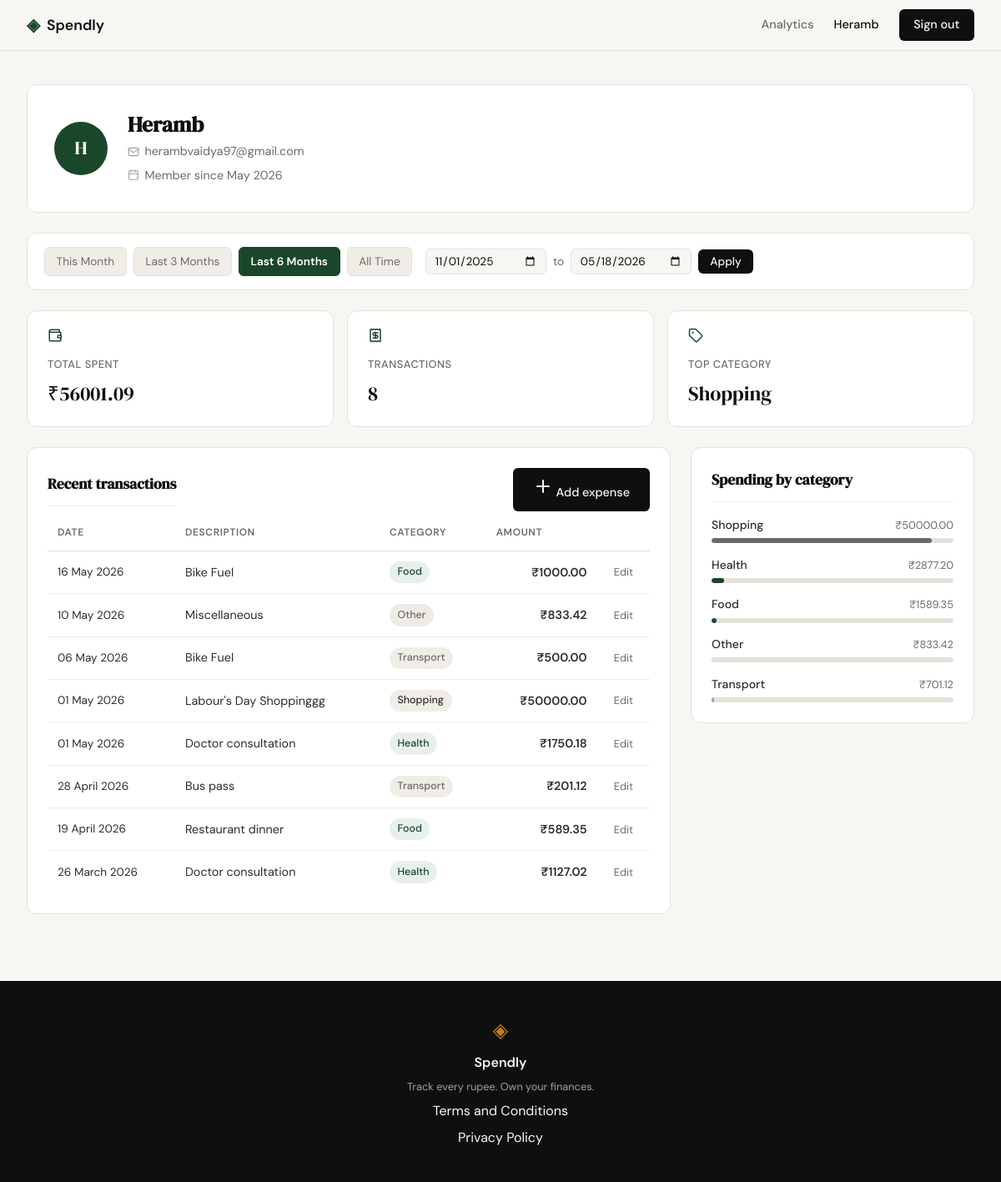
Page /profile?date_from=2025-11-01&date_to=2026-05-18 (signed in) on the committed database.
### tables this page shows
CREATE TABLE users (
            id            INTEGER PRIMARY KEY AUTOINCREMENT,
            name          TEXT    NOT NULL,
            email         TEXT    UNIQUE NOT NULL,
            password_hash TEXT    NOT NULL,
            created_at    TEXT    DEFAULT (datetime('now'))
        );

CREATE TABLE expenses (
            id          INTEGER PRIMARY KEY AUTOINCREMENT,
            user_id     INTEGER NOT NULL,
            amount      REAL    NOT NULL,
            category    TEXT    NOT NULL,
            date        TEXT    NOT NULL,
            description TEXT,
            created_at  TEXT    DEFAULT (datetime('now')),
            FOREIGN KEY (user_id) REFERENCES users(id)
        );

### app.py (the view)
@app.route("/profile")
def profile():
    if not session.get("user_id"):
        return redirect(url_for("login"))
    date_from = _parse_date(request.args.get("date_from", ""))
    date_to = _parse_date(request.args.get("date_to", ""))
    if date_from and date_to and date_from > date_to:
        flash("Start date must be before end date.", "warning")
        date_from = date_to = None
    today = date.today()
    today_str = today.isoformat()
    preset_starts = {
        "this_month":    _month_start(today, 0).isoformat(),
        "last_3_months": _month_start(today, 3).isoformat(),
        "last_6_months": _month_start(today, 6).isoformat(),
    }
    active_preset = "all_time"
    if date_from and date_to:
        for key, start_iso in preset_starts.items():
            if date_from.isoformat() == start_iso and date_to.isoformat() == today_str:
                active_preset = key
                break
        else:
            active_preset = "custom"
    date_from_iso = date_from.isoformat() if date_from else None
    date_to_iso = date_to.isoformat() if date_to else None
    user_id = session["user_id"]
    user = get_user_by_id(user_id)
    stats = get_summary_stats(user_id, date_from=date_from_iso, date_to=date_to_iso)
    transactions = get_recent_transactions(user_id, date_from=date_from_iso, date_to=date_to_iso)
    categories = get_category_breakdown(user_id, date_from=date_from_iso, date_to=date_to_iso)
    return render_template(
        "profile.html",
        user=user, stats=stats, transactions=transactions, categories=categories,
        date_from=date_from_iso or "",
        date_to=date_to_iso or "",
        active_preset=active_preset,
        preset_starts=preset_starts,
        today_str=today_str,
    )

### app.py (called while the page is built)
def _parse_date(val):
    try:
        return datetime.strptime(val, "%Y-%m-%d").date() if val else None
    except ValueError:
        return None

def _month_start(today, months_back):
    m, y = today.month - months_back, today.year
    while m <= 0:
        m += 12
        y -= 1
    return date(y, m, 1)

### database/db.py (called while the page is built)
def get_db():
    conn = sqlite3.connect(DB_PATH)
    conn.row_factory = sqlite3.Row
    conn.execute("PRAGMA foreign_keys = ON")
    return conn

### database/queries.py (called while the page is built)
def _date_filter(date_from, date_to):
    if date_from and date_to:
        return " AND date BETWEEN ? AND ?", (date_from, date_to)
    return "", ()

def get_user_by_id(user_id):
    conn = get_db()
    row = conn.execute(
        "SELECT name, email, created_at FROM users WHERE id = ?", (user_id,)
    ).fetchone()
    conn.close()
    if row is None:
        return None
    raw = row["created_at"]   # "YYYY-MM-DD HH:MM:SS"
    member_since = f"{MONTH_NAMES[int(raw[5:7])]} {raw[0:4]}"
    initials = "".join(w[0].upper() for w in row["name"].split() if w)[:2]
    return {"name": row["name"], "email": row["email"],
            "initials": initials, "member_since": member_since}

def get_summary_stats(user_id, date_from=None, date_to=None):
    conn = get_db()
    date_clause, date_params = _date_filter(date_from, date_to)
    agg = conn.execute(
        "SELECT COALESCE(SUM(amount), 0) AS total, COUNT(*) AS cnt "
        "FROM expenses WHERE user_id = ?" + date_clause,
        (user_id,) + date_params
    ).fetchone()
    top = conn.execute(
        "SELECT category FROM expenses WHERE user_id = ?" + date_clause +
        " GROUP BY category ORDER BY SUM(amount) DESC LIMIT 1",
        (user_id,) + date_params
    ).fetchone()
    conn.close()
    return {
        "total_spent":       f"₹{agg['total']:.2f}",
        "transaction_count": agg["cnt"],
        "top_category":      top["category"] if top else "—",
    }

### templates/profile.html (shortened to what this page needs)
{% extends "base.html" %}
{% block content %}
<div class="profile-page">
    <div class="profile-hero">
        <div class="profile-avatar">{{ user.initials }}</div>
        <div class="profile-hero-info">
            <h1 class="profile-name">{{ user.name }}</h1>
            <div class="profile-meta">
                <i data-lucide="mail"></i>
                <span>{{ user.email }}</span>
            </div>
            <div class="profile-meta">
                <i data-lucide="calendar"></i>
                <span>Member since {{ user.member_since }}</span>
            </div>
        </div>
    </div>
    <div class="filter-bar">
        <div class="filter-presets">
            <a href="{{ url_for('profile', date_from=preset_starts.this_month, date_to=today_str) }}"
               class="filter-btn{% if active_preset == 'this_month' %} filter-btn--active{% endif %}">This Month</a>
            <a href="{{ url_for('profile', date_from=preset_starts.last_3_months, date_to=today_str) }}"
               class="filter-btn{% if active_preset == 'last_3_months' %} filter-btn--active{% endif %}">Last 3 Months</a>
            <a href="{{ url_for('profile', date_from=preset_starts.last_6_months, date_to=today_str) }}"
               class="filter-btn{% if active_preset == 'last_6_months' %} filter-btn--active{% endif %}">Last 6 Months</a>
            <a href="{{ url_for('profile') }}"
               class="filter-btn{% if active_preset == 'all_time' %} filter-btn--active{% endif %}">All Time</a>
        </div>
        <form class="filter-custom" method="GET" action="{{ url_for('profile') }}">
            <input class="form-input filter-date" type="date" name="date_from" value="{{ date_from }}">
            <span class="filter-sep">to</span>
            <input class="form-input filter-date" type="date" name="date_to" value="{{ date_to }}">
            <button class="btn-primary filter-apply" type="submit">Apply</button>
        </form>
    </div>
    <div class="profile-stats">
        <div class="profile-stat-card">
            <div class="profile-stat-icon"><i data-lucide="wallet"></i></div>
            <span class="profile-stat-label">Total spent</span>
            <span class="profile-stat-value">{{ stats.total_spent }}</span>
        </div>
        <div class="profile-stat-card">
            <div class="profile-stat-icon"><i data-lucide="receipt"></i></div>
            <span class="profile-stat-label">Transactions</span>
            <span class="profile-stat-value">{{ stats.transaction_count }}</span>
        </div>
        <div class="profile-stat-card">
            <div class="profile-stat-icon"><i data-lucide="tag"></i></div>
            <span class="profile-stat-label">Top category</span>
            <span class="profile-stat-value">{{ stats.top_category }}</span>
        </div>
    </div>
    <div class="profile-grid">
        <div class="profile-section">
            <div class="profile-section-header">
                <h2 class="profile-section-title">Recent transactions</h2>
                <a href="{{ url_for('add_expense') }}" class="btn-primary">
                    <i data-lucide="plus"></i> Add expense
                </a>
            </div>
            <div class="profile-table-wrap">
                <table class="profile-table">
                    <thead>
                        <tr>
                            <th>Date</th>
                            <th>Description</th>
                            <th>Category</th>
                            <th class="amount-cell">Amount</th>
                            <th class="tx-actions"></th>
                        </tr>
                    </thead>
                    <tbody>
                        {% for tx in transactions %}
                        <tr>
                            <td class="tx-date">{{ tx.date }}</td>
                            <td>{{ tx.description }}</td>
                            <td>
                                <span class="cat-badge cat-badge--{{ tx.category | lower }}">
                                    {{ tx.category }}
                                </span>
                            </td>
                            <td class="amount-cell">{{ tx.amount }}</td>
                            <td class="tx-actions">
                                <a href="{{ url_for('edit_expense', id=tx.id) }}" class="tx-action-link">Edit</a>
                            </td>
                        </tr>
                        {% endfor %}
                    </tbody>
                </table>
            </div>
        </div>
        <div class="profile-section">
            <h2 class="profile-section-title">Spending by category</h2>
            <div class="profile-breakdown">
                {% for cat in categories %}
                <div class="cat-breakdown-row">
                    <div class="cat-row-header">
                        <span class="cat-name">{{ cat.name }}</span>
                        <span class="cat-total">{{ cat.total }}</span>
                    </div>
                    <div class="cat-bar-track">
                        <div class="cat-bar-fill cat-fill--{{ cat.name | lower }}"
                             style="width: {{ cat.pct }}%"></div>
                    </div>
                </div>
                {% endfor %}
            </div>
        </div>
    </div>
</div>
{% endblock %}

### templates/base.html (shortened to what this page needs)
<!DOCTYPE html>
<html lang="en">
<head>
    <link rel="stylesheet" href="{{ url_for('static', filename='css/style.css') }}">
</head>
<body>
    <nav class="navbar">
        <div class="nav-inner">
            <a href="{{ url_for('landing') }}" class="nav-brand">
                <span class="brand-icon">◈</span>
                <span class="brand-name">Spendly</span>
            </a>
            <div class="nav-links">
                {% if session.get('user_id') %}
                    <a href="{{ url_for('analytics') }}" class="{{ 'nav-active' if request.endpoint == 'analytics' else '' }}">Analytics</a>
                    <span>{{ session['user_name'] }}</span>
                    <a href="{{ url_for('logout') }}" class="nav-cta">Sign out</a>
                {% else %}
                    <a href="{{ url_for('login') }}">Sign in</a>
                    <a href="{{ url_for('register') }}" class="nav-cta">Get started</a>
                {% endif %}
            </div>
        </div>
    </nav>
    <main class="main-content">
        {% block content %}{% endblock %}
    </main>
    <footer class="footer">
        <div class="footer-inner">
            <span class="brand-icon">◈</span>
            <span class="footer-name">Spendly</span>
            <p class="footer-copy">Track every rupee. Own your finances.</p>
            <a href="{{ url_for('terms') }}">Terms and Conditions</a>
            <a href="{{ url_for('privacy') }}">Privacy Policy</a>
        </div>
    </footer>
</body>
</html>

### rows in the picture
users: user_name "Heramb", name "Heramb", email "herambvaidya97@gmail.com"
expenses: top_category "Shopping", date "01 May 2026", description "Labour's Day Shoppinggg", category "Shopping", amount "₹50000.00"
expenses: date "16 May 2026", description "Bike Fuel", category "Food", amount "₹1000.00"
expenses: date "10 May 2026", description "Miscellaneous", category "Other", amount "₹833.42"
expenses: date "06 May 2026", description "Bike Fuel", category "Transport", amount "₹500.00"
expenses: date "01 May 2026", description "Doctor consultation", category "Health", amount "₹1750.18"
expenses: date "28 April 2026", description "Bus pass", category "Transport", amount "₹201.12"
expenses: date "19 April 2026", description "Restaurant dinner", category "Food", amount "₹589.35"
expenses: date "26 March 2026", description "Doctor consultation", category "Health", amount "₹1127.02"

### other values in the picture
{{ user.initials }} "H"
{{ user.member_since }} "May 2026"
{{ stats.total_spent }} "₹56001.09"
{{ stats.transaction_count }} "8"
{{ cat.name }} "Shopping" "Health" "Food" "Other" "Transport"
{{ cat.total }} "₹50000.00" "₹2877.20" "₹1589.35" "₹833.42" "₹701.12"
